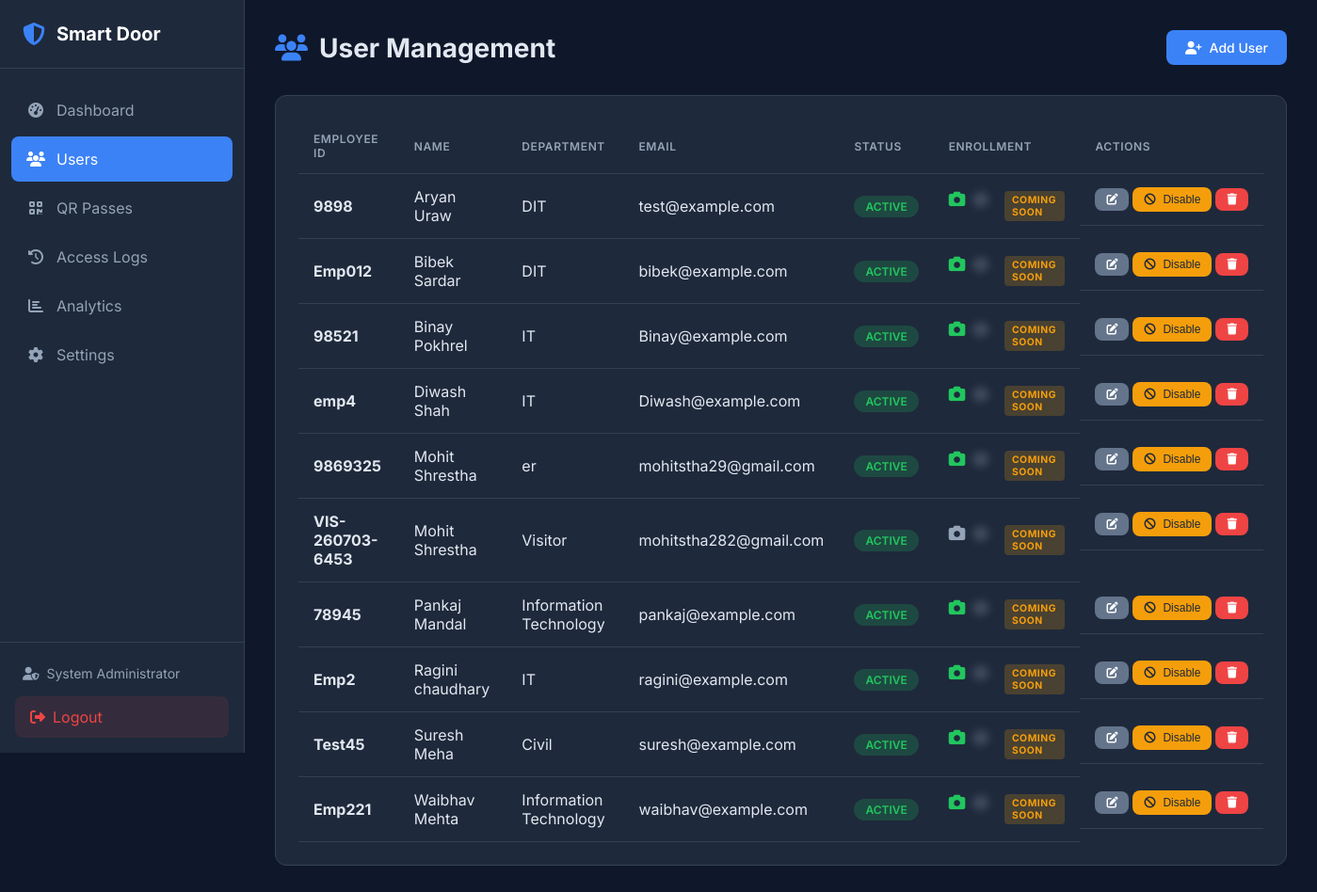
Before: /users (signed in) with the older database file.
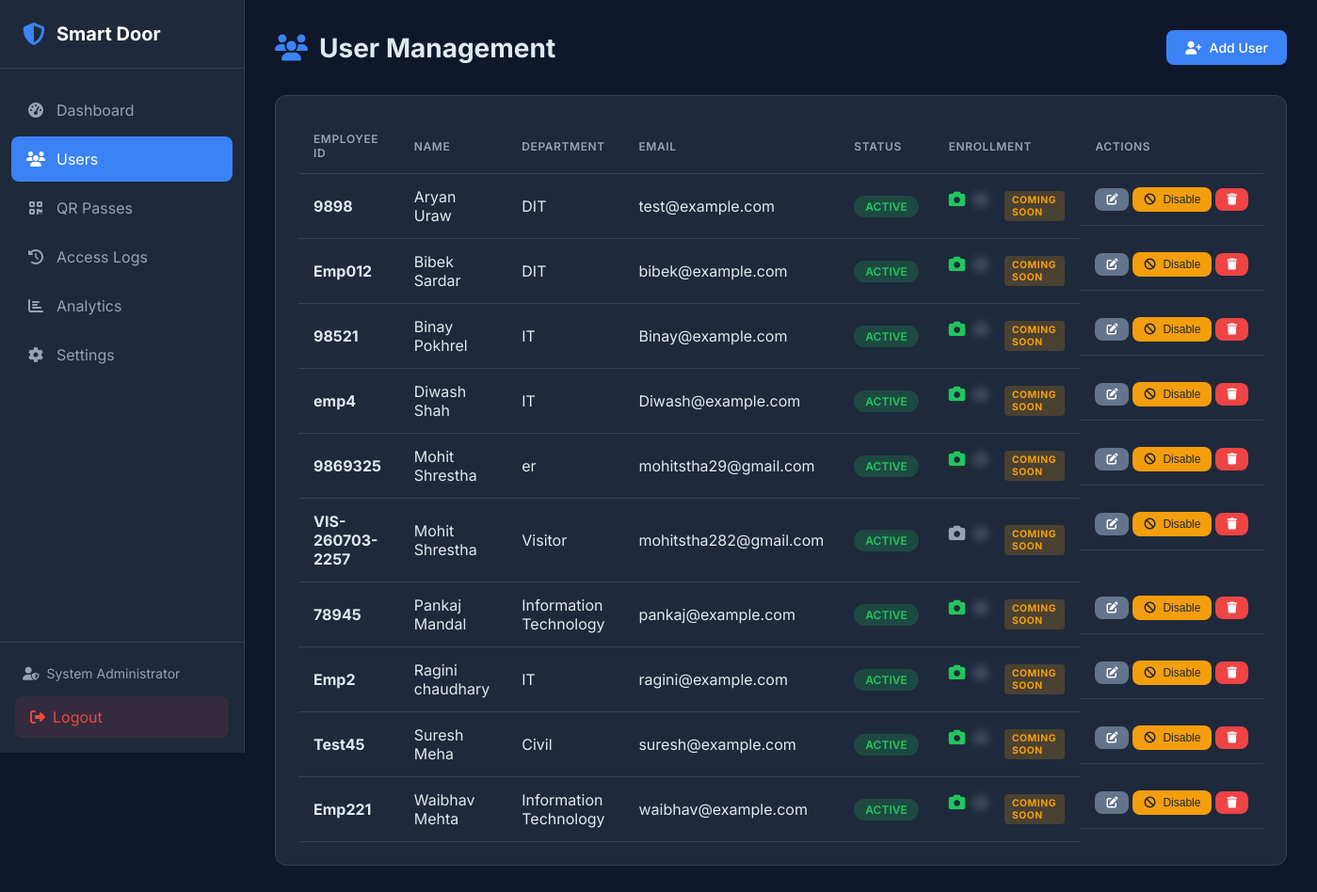
After: the same page with the newer database file.
### tables this page shows
CREATE TABLE admin (
    id INTEGER PRIMARY KEY AUTOINCREMENT,
    username VARCHAR(50) UNIQUE NOT NULL,
    password_hash VARCHAR(255) NOT NULL,
    email VARCHAR(100) UNIQUE NOT NULL,
    full_name VARCHAR(100) NOT NULL,
    is_active BOOLEAN DEFAULT 1,
    login_attempts INTEGER DEFAULT 0,
    locked_until DATETIME NULL,
    created_at DATETIME DEFAULT CURRENT_TIMESTAMP,
    updated_at DATETIME DEFAULT CURRENT_TIMESTAMP,
    last_login DATETIME NULL
);

CREATE TABLE users (
    id INTEGER PRIMARY KEY AUTOINCREMENT,
    employee_id VARCHAR(50) UNIQUE NOT NULL,
    first_name VARCHAR(50) NOT NULL,
    last_name VARCHAR(50) NOT NULL,
    email VARCHAR(100) UNIQUE,
    phone VARCHAR(20),
    department VARCHAR(100),
    designation VARCHAR(100),
    is_active BOOLEAN DEFAULT 1,
    face_enrolled BOOLEAN DEFAULT 0,
    fingerprint_enrolled BOOLEAN DEFAULT 0,
    created_at DATETIME DEFAULT CURRENT_TIMESTAMP,
    updated_at DATETIME DEFAULT CURRENT_TIMESTAMP,
    created_by INTEGER, user_type VARCHAR(50) DEFAULT 'Employee', access_level VARCHAR(50) DEFAULT 'Normal', allowed_doors TEXT DEFAULT 'Main Entrance', status VARCHAR(20) DEFAULT 'Active', expiration_date DATETIME NULL,
    FOREIGN KEY (created_by) REFERENCES admin(id)
);

### web/app.py (the view)
@app.route('/users')
@login_required
def users():
    all_users = user_repo.get_all()
    return render_template('users.html', users=all_users)

### database/db_manager.py (called while the page is built, shortened)
    def _get_connection(self) -> sqlite3.Connection:
        return self._local.connection

    def execute(self, query: str, params: tuple = ()) -> sqlite3.Cursor:
        conn = self._get_connection()
        cursor = conn.cursor()
        cursor.execute(query, params)
        return cursor

    def get_by_id(self, admin_id: int) -> Optional[Dict]:
        cursor = self.db.execute(
            "SELECT * FROM admin WHERE id = ?",
            (admin_id,)
        )
        row = cursor.fetchone()
        return dict(row) if row else None

    def get_all(self, active_only: bool = False) -> List[Dict]:
        query = "SELECT * FROM users"
        if active_only:
            query += " WHERE is_active = 1"
        query += " ORDER BY first_name, last_name"
        cursor = self.db.execute(query)
        return [dict(row) for row in cursor.fetchall()]

### web/app.py (called while the page is built)
def login_required(f):
    @wraps(f)
    def decorated_function(*args, **kwargs):
        if 'admin_id' not in session:
            flash('Please log in to access this page.', 'warning')
            return redirect(url_for('login'))
        admin = admin_repo.get_by_id(session['admin_id'])
        if not admin or not admin.get('is_active', False):
            session.clear()
            flash('Your session has expired.', 'warning')
            return redirect(url_for('login'))
        g.admin = admin
        return f(*args, **kwargs)
    return decorated_function

### web/templates/users.html (shortened to what this page needs)
 {% extends "base.html" %}
{% block content %}
<div class="page-header">
    <h1><i class="fas fa-users"></i> User Management</h1>
    <a href="{{ url_for('add_user') }}" class="btn btn-primary">
        <i class="fas fa-user-plus"></i> Add User
    </a>
</div>
<div class="card">
    <div class="card-body">
        {% if users %}
        <table class="table">
            <thead>
                <tr>
                    <th>Employee ID</th>
                    <th>Name</th>
                    <th>Department</th>
                    <th>Email</th>
                    <th>Status</th>
                    <th>Enrollment</th>
                    <th>Actions</th>
                </tr>
            </thead>
            <tbody>
                {% for user in users %}
                <tr>
                    <td><strong>{{ user.employee_id }}</strong></td>
                    <td>{{ user.first_name }} {{ user.last_name }}</td>
                    <td>{{ user.department or '-' }}</td>
                    <td>{{ user.email or '-' }}</td>
                    <td>
                        <span class="badge badge-{{ 'success' if user.is_active else 'secondary' }}">
                            {{ 'Active' if user.is_active else 'Disabled' }}
                        </span>
                    </td>
                    <td>
                        <span class="enrollment-status">
                            <i class="fas fa-camera {{ 'text-success' if user.face_enrolled else 'text-muted' }}"
                               title="Face {{ 'Enrolled' if user.face_enrolled else 'Not Enrolled' }}"></i>
                            <span class="coming-soon-overlay">
                                <i class="fas fa-fingerprint text-muted"
                                   title="Fingerprint - Coming Soon"></i>
                            </span>
                            <span class="coming-soon-badge">Coming Soon</span>
                        </span>
                    </td>
                    <td class="actions">
                        <a href="{{ url_for('edit_user', user_id=user.id) }}" class="btn btn-sm btn-secondary" title="Edit">
                            <i class="fas fa-edit"></i>
                        </a>
                        {% if user.is_active %}
                            <form method="POST" action="{{ url_for('disable_user', user_id=user.id) }}" style="display: inline;">
                                <button type="submit" class="btn btn-sm btn-warning" title="Disable User">
                                    <i class="fas fa-ban"></i> Disable
                                </button>
                            </form>
                        {% endif %}
                        <form method="POST" action="{{ url_for('delete_user', user_id=user.id) }}" style="display: inline;"
                              onsubmit="return confirm('Are you sure you want to delete this user? This cannot be undone.');">
                            <button type="submit" class="btn btn-sm btn-danger" title="Delete">
                                <i class="fas fa-trash"></i>
                            </button>
                        </form>
                    </td>
                </tr>
                {% endfor %}
            </tbody>
        </table>
        {% endif %}
    </div>
</div>
{% endblock %}

### web/templates/base.html (shortened to what this page needs)
<!DOCTYPE html>
<html lang="en">
<head>
    <link rel="stylesheet" href="{{ url_for('static', filename='css/style.css') }}">
    <link rel="stylesheet" href="https://cdnjs.cloudflare.com/ajax/libs/font-awesome/6.4.0/css/all.min.css">
</head>
<body>
    {% if session.get('admin_id') %}
    <nav class="sidebar">
        <div class="sidebar-header">
            <i class="fas fa-shield-alt"></i>
            <span>Smart Door</span>
        </div>
        <ul class="nav-menu">
            <li class="nav-item">
                <a href="{{ url_for('dashboard') }}" class="nav-link {% if request.endpoint == 'dashboard' %}active{% endif %}">
                    <i class="fas fa-tachometer-alt"></i>
                    <span>Dashboard</span>
                </a>
            </li>
            <li class="nav-item">
                <a href="{{ url_for('users') }}" class="nav-link {% if request.endpoint and 'user' in request.endpoint %}active{% endif %}">
                    <i class="fas fa-users"></i>
                    <span>Users</span>
                </a>
            </li>
            <li class="nav-item">
                <a href="{{ url_for('qr.dashboard') }}" class="nav-link {% if request.endpoint and 'qr.' in request.endpoint %}active{% endif %}">
                    <i class="fas fa-qrcode"></i>
                    <span>QR Passes</span>
                </a>
            </li>
            <li class="nav-item">
                <a href="{{ url_for('logs') }}" class="nav-link {% if request.endpoint == 'logs' %}active{% endif %}">
                    <i class="fas fa-history"></i>
                    <span>Access Logs</span>
                </a>
            </li>
            <li class="nav-item">
                <a href="{{ url_for('analytics') }}" class="nav-link {% if request.endpoint == 'analytics' %}active{% endif %}">
                    <i class="fas fa-chart-bar"></i>
                    <span>Analytics</span>
                </a>
            </li>
            <li class="nav-item">
                <a href="{{ url_for('settings') }}" class="nav-link {% if request.endpoint == 'settings' %}active{% endif %}">
                    <i class="fas fa-cog"></i>
                    <span>Settings</span>
                </a>
            </li>
        </ul>
        <div class="sidebar-footer">
            <div class="admin-info">
                <i class="fas fa-user-shield"></i>
                <span>{{ session.get('admin_name', 'Admin') }}</span>
            </div>
            <a href="{{ url_for('logout') }}" class="logout-btn">
                <i class="fas fa-sign-out-alt"></i>
                <span>Logout</span>
            </a>
        </div>
    </nav>
    {% endif %}
    <main class="main-content {% if not session.get('admin_id') %}full-width{% endif %}">
        {% block content %}{% endblock %}
    </main>
</body>
</html>

### web/static/css/style.css (style rules this page uses)
:root { --primary: #3b82f6; --primary-dark: #2563eb; --secondary: #64748b; --success: #22c55e; --danger: #ef4444; --warning: #f59e0b; --info: #06b6d4; --dark: #1e293b; --darker: #0f172a; --light: #f1f5f9; --white: #ffffff; --border: #334155; --text: #e2e8f0; --text-muted: #94a3b8; --sidebar-width: 260px; }
* { margin: 0; padding: 0; box-sizing: border-box; }
body { font-family: 'Inter', -apple-system, BlinkMacSystemFont, sans-serif; background-color: var(--darker); color: var(--text); min-height: 100vh; display: flex; }
a { text-decoration: none; color: inherit; }
.sidebar { width: var(--sidebar-width); height: 100vh; background: var(--dark); position: fixed; left: 0; top: 0; display: flex; flex-direction: column; border-right: 1px solid var(--border); }
.sidebar-header { padding: 1.5rem; display: flex; align-items: center; gap: 0.75rem; border-bottom: 1px solid var(--border); }
.sidebar-header i { font-size: 1.5rem; color: var(--primary); }
.sidebar-header span { font-size: 1.25rem; font-weight: 700; color: var(--white); }
.nav-menu { list-style: none; padding: 1rem 0; flex: 1; }
.nav-item { margin: 0.25rem 0.75rem; }
.nav-link { display: flex; align-items: center; gap: 0.75rem; padding: 0.875rem 1rem; border-radius: 0.5rem; transition: all 0.2s; color: var(--text-muted); }
.nav-link.active { background: var(--primary); color: var(--white); }
.nav-link i { width: 1.25rem; text-align: center; }
.sidebar-footer { padding: 1rem; border-top: 1px solid var(--border); }
.admin-info { display: flex; align-items: center; gap: 0.5rem; padding: 0.5rem; font-size: 0.875rem; color: var(--text-muted); margin-bottom: 0.5rem; }
.logout-btn { display: flex; align-items: center; gap: 0.5rem; padding: 0.75rem 1rem; background: rgba(239, 68, 68, 0.1); color: var(--danger); border-radius: 0.5rem; transition: all 0.2s; }
.main-content { flex: 1; margin-left: var(--sidebar-width); padding: 2rem; min-height: 100vh; }
.page-header { display: flex; justify-content: space-between; align-items: center; margin-bottom: 2rem; }
.page-header h1 { font-size: 1.75rem; font-weight: 700; display: flex; align-items: center; gap: 0.75rem; }
.page-header h1 i { color: var(--primary); }
.card { background: var(--dark); border-radius: 0.75rem; border: 1px solid var(--border); margin-bottom: 1.5rem; }
.card-body { padding: 1.5rem; }
.table { width: 100%; border-collapse: collapse; }
.table th, .table td { padding: 0.875rem 1rem; text-align: left; border-bottom: 1px solid var(--border); }
.table th { font-weight: 600; color: var(--text-muted); font-size: 0.75rem; text-transform: uppercase; letter-spacing: 0.05em; }
.badge { display: inline-block; padding: 0.25rem 0.75rem; border-radius: 9999px; font-size: 0.75rem; font-weight: 600; text-transform: uppercase; }
.badge-success { background: rgba(34, 197, 94, 0.2); color: var(--success); }
.btn { display: inline-flex; align-items: center; gap: 0.5rem; padding: 0.625rem 1.25rem; border-radius: 0.5rem; font-weight: 500; font-size: 0.875rem; border: none; cursor: pointer; transition: all 0.2s; }
.btn-sm { padding: 0.375rem 0.75rem; font-size: 0.75rem; }
.btn-primary { background: var(--primary); color: var(--white); }
.btn-secondary { background: var(--secondary); color: var(--white); }
.btn-danger { background: var(--danger); color: var(--white); }
.btn-warning { background: var(--warning); color: var(--dark); }
.enrollment-status { display: flex; gap: 0.5rem; font-size: 1.1rem; }
.text-success { color: var(--success); }
.text-muted { color: var(--text-muted); }
.enrollment-status i { transition: all 0.2s; }
.coming-soon-badge { display: inline-block; padding: 0.2rem 0.5rem; background: rgba(245, 158, 11, 0.2); color: var(--warning); border-radius: 0.25rem; font-size: 0.65rem; font-weight: 700; text-transform: uppercase; letter-spacing: 0.05em; margin-left: 0.5rem; vertical-align: middle; }
.coming-soon-overlay { filter: blur(4px); opacity: 0.5; pointer-events: none; user-select: none; }
.actions { display: flex; gap: 0.25rem; align-items: center; }
.actions .btn { font-size: 0.75rem; padding: 0.375rem 0.75rem; }
.actions { display: flex; gap: 0.25rem; }

Changed rows visible on the page:
removed users: employee_id "VIS-260703-6453", first_name "Mohit", last_name "Shrestha", department "Visitor", email "mohitstha282@gmail.com", is_active "ACTIVE", face_enrolled False (drawn)
added users: employee_id "VIS-260703-2257", first_name "Mohit", last_name "Shrestha", department "Visitor", email "mohitstha282@gmail.com", is_active "ACTIVE", face_enrolled False (drawn)
